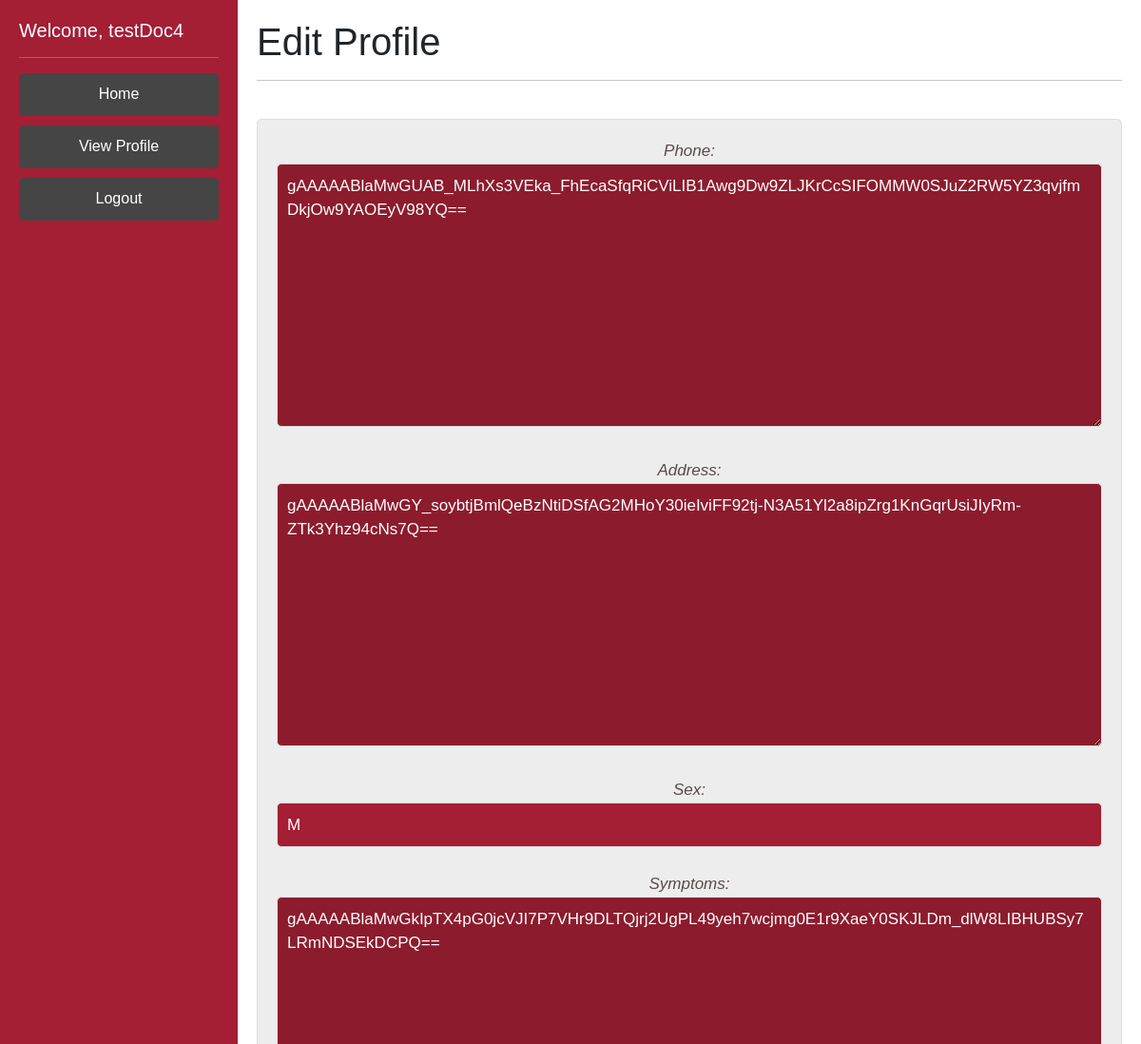
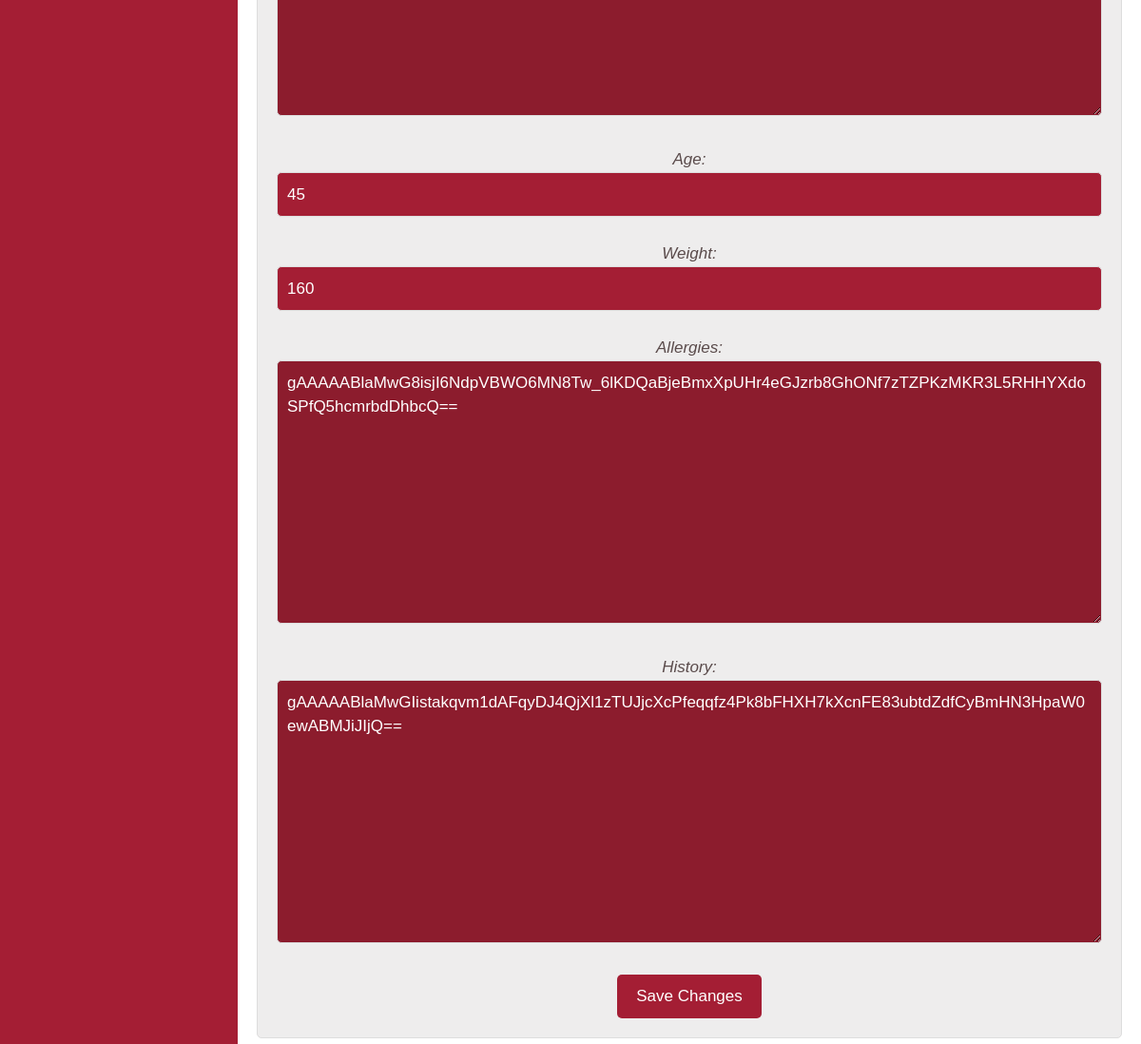
Screenshot of /editProfilePatient (signed in) with the database file from the repository (2 pictures, top to bottom).
### DoctorPortal/models.py (models this page shows, shortened)
class Patient(AbstractBaseUser):
    phone = EncryptedIntegerField() # 1 (999)-999-9999 11 long
    ssn = EncryptedCharField(unique=True, max_length=9) #ssn should be unique
    address = EncryptedCharField(max_length=200, default= '')
    username = models.CharField(max_length=100, default = '', unique=True)
    password = EncryptedCharField(max_length=25, default='')
    createdAt = EncryptedDateTimeField(auto_now_add=True) # time the patient was created
    lastUpdated = EncryptedDateTimeField(auto_now=True) # time the patient info was last edited
    fname = models.CharField(max_length=50)
    lname = EncryptedCharField(max_length=50)
    sex = models.CharField(max_length=1) # M or F
    symptoms = EncryptedTextField(default='na') #large body of text
    age = models.PositiveIntegerField(validators=[MaxValueValidator(130), MinValueValidator(0)], default=None) # 0 - 130 yrs old
    weight = models.PositiveIntegerField(validators=[MinValueValidator(1), MaxValueValidator(2000)], default=None) # 1-2000lbs
    allergies = EncryptedTextField(default='na') # known allergies
    history = EncryptedTextField(default='na') # the medical history
    otp_verification_secret = models.CharField(max_length=50, default='')
    is_patient = models.BooleanField('patientStatus', default=True)
    is_doctor = models.BooleanField('doctorStatus', default=False)
    objects = PatientManager()
    USERNAME_FIELD = 'username'
    REQUIRED_FIELDS = []

### PatientPortal/views.py (the view)
# urls.py: path('editProfilePatient', views.editProfilePatient, name='editProfilePatient'),
def editProfilePatient(request):
    current_user = request.user
    chosenProfile1 = Patient.objects.filter(username=current_user.username)
    chosenProfile = chosenProfile1[0]
    if (request.method == 'POST'):
        form = EditProfileFormPatient(user=current_user, data=request.POST, instance=chosenProfile)
        if form.is_valid() is True:
            chosenProfile.history = form.cleaned_data['history']
            chosenProfile.symptoms = form.cleaned_data['symptoms']
            chosenProfile.allergies = form.cleaned_data['allergies']
            chosenProfile.age = form.cleaned_data['age']
            chosenProfile.weight = form.cleaned_data['weight']
            chosenProfile.save()
            logger.info(f"Patient {current_user} edited their profile Date/Time: {current_datetime}")
            return redirect(viewProfile)
    else:
        form = EditProfileFormPatient(user=current_user, instance=chosenProfile)
    return render(request, 'editProfile_patient.html', context = {'user': current_user, 'profile': chosenProfile, 'form': form})

### PatientPortal/forms.py
class EditProfileFormPatient(forms.ModelForm):
    def __init__(self, user, *args, **kwargs):
        self.user = user
        super(EditProfileFormPatient, self).__init__(*args, **kwargs)
    class Meta:
        model = Patient
        exclude = ('createdAt', 'lastUpdated', 'last_login', 'password', 'username', 'fname', 'lname', 'is_patient', 'is_doctor', 'ssn', 'otp_verification_secret',)

### DoctorPortal/templates/editProfile_patient.html (shortened to what this page needs)
{% extends 'base_patient.html' %}
{% block content %}
<div class="jumbotron">
  <h1 class="display-7">Edit Profile</h1>
  <hr class="my-3">
</div>
<br>
    <form method="post" class="myformy">
        {{ form.as_p }}
        <button type="submit">Save Changes</button>
      </form>
{% endblock content %}

### DoctorPortal/templates/base_patient.html (shortened to what this page needs)
{% load static %}
<!doctype html>
<html lang="en">
  <head>
		<link href="https://cdn.jsdelivr.net/npm/bootstrap@5.3.0-alpha1/dist/css/bootstrap.min.css" rel="stylesheet">
		<link rel="stylesheet" type="text/css" href="{% static 'styles.css' %}">
	</head>
  <body>
    <div class="sidebar">
      <h5>Welcome, {{ user.get_username }}</h5>
      <hr class="my-3">
			<ul>
				<li><a class="btn btn-danger" style="margin-bottom: 10px;" href="/patientHome">Home</a></li>
				<li><a class="btn btn-danger" style="margin-bottom: 10px;" href="/viewProfile">View Profile</a></li>
				<li><a class="btn btn-danger" href="/logoutPatient">Logout</a></li>
			</ul>
    </div>
    <div class="content">
      {% block content %}{% endblock content %}
    </div>
  </body>
</html>

### DoctorPortal/static/styles.css (style rules this page uses)
body { margin: 0; padding: 0; font-family: Arial, sans-serif; }
.sidebar { position: fixed; top: 0px; left: 0; width: 250px; height: 100%; background-color: #a41e34; color: #fff; padding: 20px; box-sizing: border-box; }
.sidebar ul { margin: 0; padding: 0; list-style: none; }
.sidebar ul li { margin: 0; padding: 0; }
.sidebar ul li a { display: block; color: #fff; padding: 10px; text-decoration: none; border-bottom: 1px solid #8c1c2d; }
.content { margin-left: 250px; padding: 20px; box-sizing: border-box; }
.content h1 { margin-top: 0; }
.btn { background-color:rgb(70, 69, 69)!important; border-color: rgb(70, 69, 69)!important; border: none; display: inline-block; }
.myformy { background-color: #eeeded; padding: 20px; font-size: 17px; font-style: italic; color: rgb(90, 75, 75); border: 1px solid #ddd; border-radius: 5px; text-align: center; }
.myformy input, .myformy select, .myformy textarea { width: 100%; padding: 10px; border: 1px solid #ddd; border-radius: 5px; margin-bottom: 10px; }
a:link, a:visited { background-color: #8c1c2d; color: #fff; padding: 10px 20px; border-radius: 5px; border: none; cursor: pointer; text-decoration: none; }
form input { background-color: #a41e34; color: #fff; padding: 10px 20px; border-radius: 5px; border: none; cursor: pointer; text-decoration: none; }
form button { background-color: #a41e34; color: #fff; padding: 10px 20px; border-radius: 5px; border: none; cursor: pointer; text-decoration: none; }
ul { margin: 0; line-height: 50px; list-style: none; }
textarea { background-color: #8c1c2d; color: white; }

### rows the page displays
Patient: get_username "testDoc4", phone "gAAAAABlaMwGUAB_MLhXs3VEka_FhEcaSfqRiCViLIB1Awg9Dw9ZLJKrCcSIFOMMW0SJuZ2RW5YZ3qvjfmDkjOw9YAOEyV98YQ==", address "gAAAAABlaMwGY_soybtjBmlQeBzNtiDSfAG2MHoY30ieIviFF92tj-N3A51Yl2a8ipZrg1KnGqrUsiJIyRm-ZTk3Yhz94cNs7Q==", sex "M", symptoms "gAAAAABlaMwGkIpTX4pG0jcVJI7P7VHr9DLTQjrj2UgPL49yeh7wcjmg0E1r9XaeY0SKJLDm_dlW8LIBHUBSy7LRmNDSEkDCPQ==", age "45", weight "160", allergies "gAAAAABlaMwG8isjI6NdpVBWO6MN8Tw_6lKDQaBjeBmxXpUHr4eGJzrb8GhONf7zTZPKzMKR3L5RHHYXdoSPfQ5hcmrbdDhbcQ==", history "gAAAAABlaMwGIistakqvm1dAFqyDJ4QjXl1zTUJjcXcPfeqqfz4Pk8bFHXH7kXcnFE83ubtdZdfCyBmHN3HpaW0ewABMJiJIjQ=="
